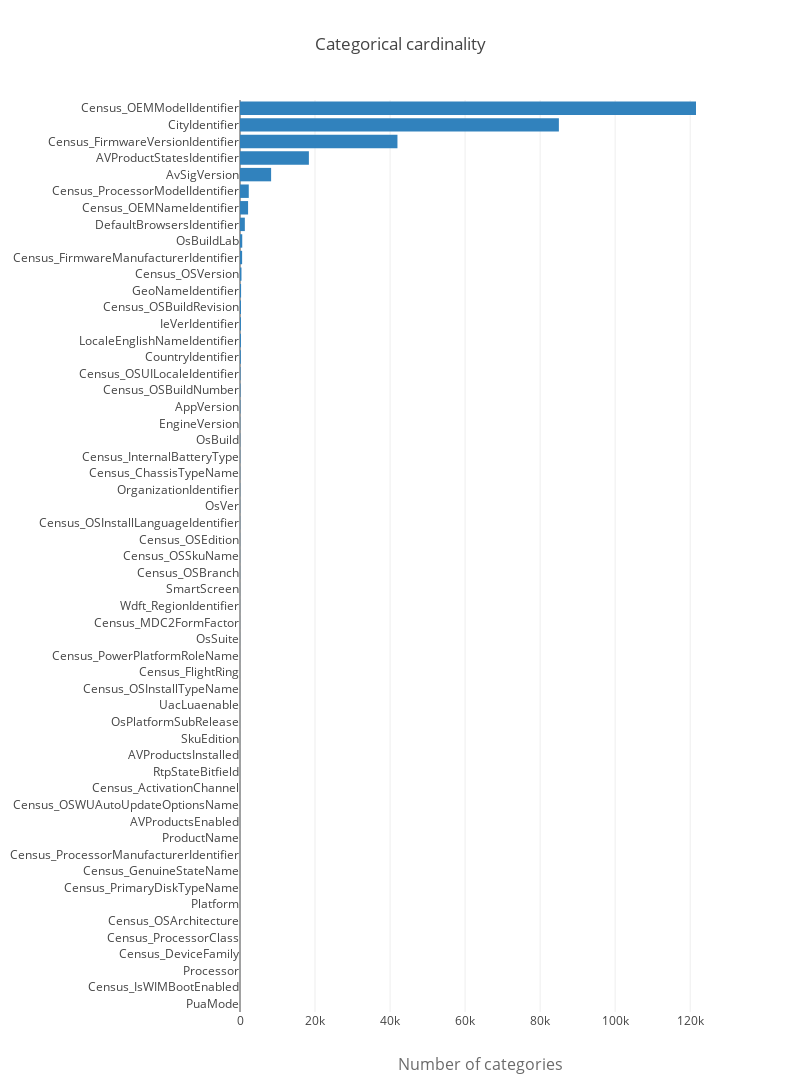

Source (notebook cell):
### Markdown cell above
Most of the current variables are categories and we need to choose a method to treat them. **Depending on the cardinality of each variable**, we can opt for** one-hot-encoding, frequency or target encoding**. In the particular case of Light-GBM, we can also use the **built-in LGBM treatment of categoricals**:

### Code cell
cardinality = []
for c in categorical_columns:
    if c == 'MachineIdentifier': continue
    cardinality.append([c, train[c].nunique()])
cardinality.sort(key = lambda x:x[1], reverse=False)

trace = go.Bar(y=[x[0] for x in cardinality],
               x=[x[1] for x in cardinality],
               orientation='h', marker=dict(color='rgb(49,130,189)'), name='train')

layout = go.Layout(
    title='Categorical cardinality', height=1600, width=800,
    xaxis=dict(
        title='Number of categories',
        titlefont=dict(size=16, color='rgb(107, 107, 107)'),
        domain=[0.25, 1]
    ),
    barmode='group',
    bargap=0.1,
    bargroupgap=0.1
)

fig = go.Figure(data=[trace], layout=layout)
iplot(fig)

### Figure 1 — Plotly figure (JSON) as saved in the notebook; plotly's stock layout.template omitted (floating-point values rounded to 4 significant figures)
{"data": [{"marker": {"color": "rgb(49,130,189)"}, "name": "train", "orientation": "h", "type": "bar", "uid": "d1820132-0628-4924-96f7-b6370b6681a9", "x": [1, 1, 3, 3, 3, 3, 4, 4, 4, 5, 6, 6, 6, 6, 7, 7, 8, 9, 9, 9, 9, 10, 12, 12, 15, 17, 26, 26, 30, 39, 41, 47, 47, 59, 60, 65, 102, 119, 131, 222, 250, 255, 263, 287, 393, 565, 597, 1291, 2155, 2337, 8293, 18362, 41968, 84997, 121547], "y": ["PuaMode", "Census_IsWIMBootEnabled", "Processor", "Census_DeviceFamily", "Census_ProcessorClass", "Census_OSArchitecture", "Platform", "Census_PrimaryDiskTypeName", "Census_GenuineStateName", "Census_ProcessorManufacturerIdentifier", "ProductName", "AVProductsEnabled", "Census_OSWUAutoUpdateOptionsName", "Census_ActivationChannel", "RtpStateBitfield", "AVProductsInstalled", "SkuEdition", "OsPlatformSubRelease", "UacLuaenable", "Census_OSInstallTypeName", "Census_FlightRing", "Census_PowerPlatformRoleName", "OsSuite", "Census_MDC2FormFactor", "Wdft_RegionIdentifier", "SmartScreen", "Census_OSBranch", "Census_OSSkuName", "Census_OSEdition", "Census_OSInstallLanguageIdentifier", "OsVer", "OrganizationIdentifier", "Census_ChassisTypeName", "Census_InternalBatteryType", "OsBuild", "EngineVersion", "AppVersion", "Census_OSBuildNumber", "Census_OSUILocaleIdentifier", "CountryIdentifier", "LocaleEnglishNameIdentifier", "IeVerIdentifier", "Census_OSBuildRevision", "GeoNameIdentifier", "Census_OSVersion", "Census_FirmwareManufacturerIdentifier", "OsBuildLab", "DefaultBrowsersIdentifier", "Census_OEMNameIdentifier", "Census_ProcessorModelIdentifier", "AvSigVersion", "AVProductStatesIdentifier", "Census_FirmwareVersionIdentifier", "CityIdentifier", "Census_OEMModelIdentifier"]}], "layout": {"bargap": 0.1, "bargroupgap": 0.1, "barmode": "group", "height": 1600, "title": "Categorical cardinality", "width": 800, "xaxis": {"domain": [0.25, 1], "title": "Number of categories", "titlefont": {"color": "rgb(107, 107, 107)", "size": 16}}}}
